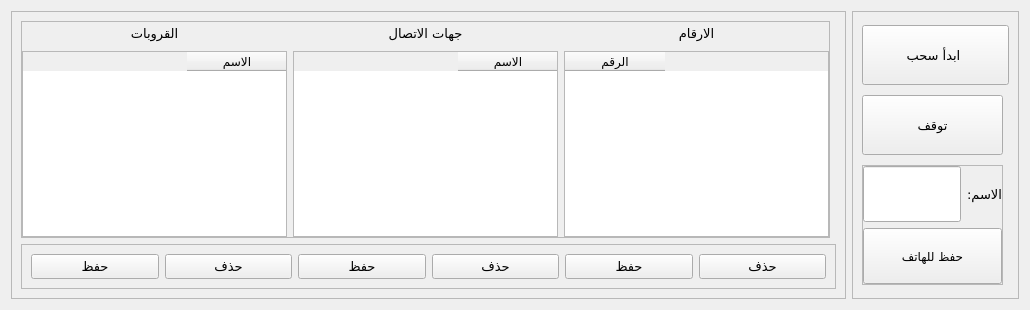
         <widget class="QWidget" name="tab_5">
          <attribute name="title">
           <string>سحب جهات الاتصال</string>
          </attribute>
          <layout class="QGridLayout" name="gridLayout_26" columnstretch="5,1">
           <item row="0" column="0">
            <widget class="QFrame" name="frame_24">
             <property name="sizePolicy">
              <sizepolicy hsizetype="Expanding" vsizetype="Expanding">
               <horstretch>0</horstretch>
               <verstretch>0</verstretch>
              </sizepolicy>
             </property>
             <property name="frameShape">
              <enum>QFrame::StyledPanel</enum>
             </property>
             <property name="frameShadow">
              <enum>QFrame::Raised</enum>
             </property>
             <layout class="QGridLayout" name="gridLayout_27" rowstretch="5,1">
              <item row="1" column="0" colspan="2">
               <widget class="QFrame" name="frame_25">
                <property name="sizePolicy">
                 <sizepolicy hsizetype="Expanding" vsizetype="Expanding">
                  <horstretch>0</horstretch>
                  <verstretch>0</verstretch>
                 </sizepolicy>
                </property>
                <property name="maximumSize">
                 <size>
                  <width>16777215</width>
                  <height>16777215</height>
                 </size>
                </property>
                <property name="frameShape">
                 <enum>QFrame::StyledPanel</enum>
                </property>
                <property name="frameShadow">
                 <enum>QFrame::Raised</enum>
                </property>
                <layout class="QGridLayout" name="gridLayout_29" rowstretch="0">
                 <item row="0" column="0">
                  <widget class="QPushButton" name="pushButton_26">
                   <property name="sizePolicy">
                    <sizepolicy hsizetype="Expanding" vsizetype="Expanding">
                     <horstretch>0</horstretch>
                     <verstretch>0</verstretch>
                    </sizepolicy>
                   </property>
                   <property name="font">
                    <font>
                     <family>Almarai</family>
                     <pointsize>10</pointsize>
                     <weight>50</weight>
                     <bold>false</bold>
                    </font>
                   </property>
                   <property name="cursor">
                    <cursorShape>PointingHandCursor</cursorShape>
                   </property>
                   <property name="text">
                    <string>حفظ</string>
                   </property>
                   <property name="iconSize">
                    <size>
                     <width>200</width>
                     <height>50</height>
                    </size>
                   </property>
                  </widget>
                 </item>
                 <item row="0" column="2">
                  <widget class="QPushButton" name="pushButton_41">
                   <property name="sizePolicy">
                    <sizepolicy hsizetype="Expanding" vsizetype="Expanding">
                     <horstretch>0</horstretch>
                     <verstretch>0</verstretch>
                    </sizepolicy>
                   </property>
                   <property name="font">
                    <font>
                     <family>Almarai</family>
                     <pointsize>10</pointsize>
                     <weight>50</weight>
                     <bold>false</bold>
                    </font>
                   </property>
                   <property name="cursor">
                    <cursorShape>PointingHandCursor</cursorShape>
                   </property>
                   <property name="text">
                    <string>حفظ</string>
                   </property>
                   <property name="iconSize">
                    <size>
                     <width>200</width>
                     <height>50</height>
                    </size>
                   </property>
                  </widget>
                 </item>
                 <item row="0" column="1">
                  <widget class="QPushButton" name="pushButton_27">
                   <property name="sizePolicy">
                    <sizepolicy hsizetype="Expanding" vsizetype="Expanding">
                     <horstretch>0</horstretch>
                     <verstretch>0</verstretch>
                    </sizepolicy>
                   </property>
                   <property name="font">
                    <font>
                     <family>Almarai</family>
                     <pointsize>10</pointsize>
                     <weight>50</weight>
                     <bold>false</bold>
                    </font>
                   </property>
                   <property name="cursor">
                    <cursorShape>PointingHandCursor</cursorShape>
                   </property>
                   <property name="text">
                    <string>حذف</string>
                   </property>
                   <property name="iconSize">
                    <size>
                     <width>200</width>
                     <height>50</height>
                    </size>
                   </property>
                  </widget>
                 </item>
                 <item row="0" column="3">
                  <widget class="QPushButton" name="pushButton_40">
                   <property name="sizePolicy">
                    <sizepolicy hsizetype="Expanding" vsizetype="Expanding">
                     <horstretch>0</horstretch>
                     <verstretch>0</verstretch>
                    </sizepolicy>
                   </property>
                   <property name="font">
                    <font>
                     <family>Almarai</family>
                     <pointsize>10</pointsize>
                     <weight>50</weight>
                     <bold>false</bold>
                    </font>
                   </property>
                   <property name="cursor">
                    <cursorShape>PointingHandCursor</cursorShape>
                   </property>
                   <property name="text">
                    <string>حذف</string>
                   </property>
                   <property name="iconSize">
                    <size>
                     <width>200</width>
                     <height>50</height>
                    </size>
                   </property>
                  </widget>
                 </item>
                 <item row="0" column="5">
                  <widget class="QPushButton" name="pushButton_38">
                   <property name="sizePolicy">
                    <sizepolicy hsizetype="Expanding" vsizetype="Expanding">
                     <horstretch>0</horstretch>
                     <verstretch>0</verstretch>
                    </sizepolicy>
                   </property>
                   <property name="font">
                    <font>
                     <family>Almarai</family>
                     <pointsize>10</pointsize>
                     <weight>50</weight>
                     <bold>false</bold>
                    </font>
                   </property>
                   <property name="cursor">
                    <cursorShape>PointingHandCursor</cursorShape>
                   </property>
                   <property name="text">
                    <string>حذف</string>
                   </property>
                   <property name="iconSize">
                    <size>
                     <width>200</width>
                     <height>50</height>
                    </size>
                   </property>
                  </widget>
                 </item>
                 <item row="0" column="4">
                  <widget class="QPushButton" name="pushButton_39">
                   <property name="sizePolicy">
                    <sizepolicy hsizetype="Expanding" vsizetype="Expanding">
                     <horstretch>0</horstretch>
                     <verstretch>0</verstretch>
                    </sizepolicy>
                   </property>
                   <property name="font">
                    <font>
                     <family>Almarai</family>
                     <pointsize>10</pointsize>
                     <weight>50</weight>
                     <bold>false</bold>
                    </font>
                   </property>
                   <property name="cursor">
                    <cursorShape>PointingHandCursor</cursorShape>
                   </property>
                   <property name="text">
                    <string>حفظ</string>
                   </property>
                   <property name="iconSize">
                    <size>
                     <width>200</width>
                     <height>50</height>
                    </size>
                   </property>
                  </widget>
                 </item>
                </layout>
               </widget>
              </item>
              <item row="0" column="0">
               <widget class="QFrame" name="frame_36">
                <property name="frameShape">
                 <enum>QFrame::StyledPanel</enum>
                </property>
                <property name="frameShadow">
                 <enum>QFrame::Raised</enum>
                </property>
                <layout class="QGridLayout" name="gridLayout_43" rowstretch="1,8">
                 <property name="leftMargin">
                  <number>0</number>
                 </property>
                 <property name="topMargin">
                  <number>0</number>
                 </property>
                 <property name="rightMargin">
                  <number>0</number>
                 </property>
                 <property name="bottomMargin">
                  <number>0</number>
                 </property>
                 <item row="0" column="0">
                  <widget class="QLabel" name="label_11">
                   <property name="sizePolicy">
                    <sizepolicy hsizetype="Expanding" vsizetype="Expanding">
                     <horstretch>0</horstretch>
                     <verstretch>0</verstretch>
                    </sizepolicy>
                   </property>
                   <property name="maximumSize">
                    <size>
                     <width>16777215</width>
                     <height>40</height>
                    </size>
                   </property>
                   <property name="font">
                    <font>
                     <family>Almarai</family>
                     <pointsize>10</pointsize>
                     <weight>50</weight>
                     <bold>false</bold>
                    </font>
                   </property>
                   <property name="layoutDirection">
                    <enum>Qt::LeftToRight</enum>
                   </property>
                   <property name="text">
                    <string>القروبات</string>
                   </property>
                   <property name="alignment">
                    <set>Qt::AlignCenter</set>
                   </property>
                  </widget>
                 </item>
                 <item row="0" column="1">
                  <widget class="QLabel" name="label_12">
                   <property name="sizePolicy">
                    <sizepolicy hsizetype="Expanding" vsizetype="Expanding">
                     <horstretch>0</horstretch>
                     <verstretch>0</verstretch>
                    </sizepolicy>
                   </property>
                   <property name="maximumSize">
                    <size>
                     <width>16777215</width>
                     <height>40</height>
                    </size>
                   </property>
                   <property name="font">
                    <font>
                     <family>Almarai</family>
                     <pointsize>10</pointsize>
                     <weight>50</weight>
                     <bold>false</bold>
                    </font>
                   </property>
                   <property name="layoutDirection">
                    <enum>Qt::LeftToRight</enum>
                   </property>
                   <property name="text">
                    <string>جهات الاتصال</string>
                   </property>
                   <property name="alignment">
                    <set>Qt::AlignCenter</set>
                   </property>
                  </widget>
                 </item>
                 <item row="0" column="2">
                  <widget class="QLabel" name="label_13">
                   <property name="sizePolicy">
                    <sizepolicy hsizetype="Expanding" vsizetype="Expanding">
                     <horstretch>0</horstretch>
                     <verstretch>0</verstretch>
                    </sizepolicy>
                   </property>
                   <property name="maximumSize">
                    <size>
                     <width>16777215</width>
                     <height>40</height>
                    </size>
                   </property>
                   <property name="font">
                    <font>
                     <family>Almarai</family>
                     <pointsize>10</pointsize>
                     <weight>50</weight>
                     <bold>false</bold>
                    </font>
                   </property>
                   <property name="layoutDirection">
                    <enum>Qt::LeftToRight</enum>
                   </property>
                   <property name="text">
                    <string>الارقام</string>
                   </property>
                   <property name="alignment">
                    <set>Qt::AlignCenter</set>
                   </property>
                  </widget>
                 </item>
                 <item row="1" column="0">
                  <widget class="QTableWidget" name="tableWidget_5">
                   <property name="sizePolicy">
                    <sizepolicy hsizetype="Expanding" vsizetype="Expanding">
                     <horstretch>0</horstretch>
                     <verstretch>0</verstretch>
                    </sizepolicy>
                   </property>
                   <property name="layoutDirection">
                    <enum>Qt::RightToLeft</enum>
                   </property>
                   <property name="autoFillBackground">
                    <bool>false</bool>
                   </property>
                   <property name="textElideMode">
                    <enum>Qt::ElideRight</enum>
                   </property>
                   <column>
                    <property name="text">
                     <string>الاسم</string>
                    </property>
                   </column>
                  </widget>
                 </item>
                 <item row="1" column="1">
                  <widget class="QTableWidget" name="tableWidget_11">
                   <property name="sizePolicy">
                    <sizepolicy hsizetype="Expanding" vsizetype="Expanding">
                     <horstretch>0</horstretch>
                     <verstretch>0</verstretch>
                    </sizepolicy>
                   </property>
                   <property name="layoutDirection">
                    <enum>Qt::RightToLeft</enum>
                   </property>
                   <property name="autoFillBackground">
                    <bool>false</bool>
                   </property>
                   <property name="textElideMode">
                    <enum>Qt::ElideRight</enum>
                   </property>
                   <column>
                    <property name="text">
                     <string>الاسم</string>
                    </property>
                   </column>
                  </widget>
                 </item>
                 <item row="1" column="2">
                  <widget class="QTableWidget" name="tableWidget_10">
                   <property name="sizePolicy">
                    <sizepolicy hsizetype="Expanding" vsizetype="Expanding">
                     <horstretch>0</horstretch>
                     <verstretch>0</verstretch>
                    </sizepolicy>
                   </property>
                   <property name="layoutDirection">
                    <enum>Qt::LeftToRight</enum>
                   </property>
                   <property name="autoFillBackground">
                    <bool>false</bool>
                   </property>
                   <property name="textElideMode">
                    <enum>Qt::ElideRight</enum>
                   </property>
                   <column>
                    <property name="text">
                     <string>الرقم</string>
                    </property>
                   </column>
                  </widget>
                 </item>
                </layout>
               </widget>
              </item>
             </layout>
            </widget>
           </item>
           <item row="0" column="1">
            <widget class="QFrame" name="frame_23">
             <property name="sizePolicy">
              <sizepolicy hsizetype="Expanding" vsizetype="Expanding">
               <horstretch>0</horstretch>
               <verstretch>0</verstretch>
              </sizepolicy>
             </property>
             <property name="frameShape">
              <enum>QFrame::StyledPanel</enum>
             </property>
             <property name="frameShadow">
              <enum>QFrame::Raised</enum>
             </property>
             <layout class="QGridLayout" name="gridLayout_28">
              <item row="0" column="0" colspan="2">
               <widget class="QPushButton" name="pushButton_25">
                <property name="sizePolicy">
                 <sizepolicy hsizetype="Expanding" vsizetype="Expanding">
                  <horstretch>0</horstretch>
                  <verstretch>0</verstretch>
                 </sizepolicy>
                </property>
                <property name="maximumSize">
                 <size>
                  <width>16777215</width>
                  <height>60</height>
                 </size>
                </property>
                <property name="font">
                 <font>
                  <family>Almarai</family>
                  <pointsize>10</pointsize>
                  <weight>50</weight>
                  <bold>false</bold>
                 </font>
                </property>
                <property name="cursor">
                 <cursorShape>PointingHandCursor</cursorShape>
                </property>
                <property name="text">
                 <string>ابدأ سحب </string>
                </property>
                <property name="iconSize">
                 <size>
                  <width>200</width>
                  <height>50</height>
                 </size>
                </property>
               </widget>
              </item>
              <item row="2" column="0">
               <widget class="QFrame" name="frame_26">
                <property name="sizePolicy">
                 <sizepolicy hsizetype="Expanding" vsizetype="Expanding">
                  <horstretch>0</horstretch>
                  <verstretch>0</verstretch>
                 </sizepolicy>
                </property>
                <property name="maximumSize">
                 <size>
                  <width>200</width>
                  <height>120</height>
                 </size>
                </property>
                <property name="frameShape">
                 <enum>QFrame::StyledPanel</enum>
                </property>
                <property name="frameShadow">
                 <enum>QFrame::Raised</enum>
                </property>
                <layout class="QGridLayout" name="gridLayout_30">
                 <property name="leftMargin">
                  <number>0</number>
                 </property>
                 <property name="topMargin">
                  <number>0</number>
                 </property>
                 <property name="rightMargin">
                  <number>0</number>
                 </property>
                 <property name="bottomMargin">
                  <number>0</number>
                 </property>
                 <item row="0" column="0">
                  <widget class="QLineEdit" name="lineEdit_3">
                   <property name="sizePolicy">
                    <sizepolicy hsizetype="Expanding" vsizetype="Expanding">
                     <horstretch>0</horstretch>
                     <verstretch>0</verstretch>
                    </sizepolicy>
                   </property>
                   <property name="font">
                    <font>
                     <pointsize>10</pointsize>
                    </font>
                   </property>
                  </widget>
                 </item>
                 <item row="0" column="1">
                  <widget class="QLabel" name="label_17">
                   <property name="sizePolicy">
                    <sizepolicy hsizetype="Expanding" vsizetype="Expanding">
                     <horstretch>0</horstretch>
                     <verstretch>0</verstretch>
                    </sizepolicy>
                   </property>
                   <property name="font">
                    <font>
                     <family>Almarai</family>
                     <pointsize>10</pointsize>
                     <weight>50</weight>
                     <bold>false</bold>
                    </font>
                   </property>
                   <property name="text">
                    <string>الاسم:</string>
                   </property>
                  </widget>
                 </item>
                 <item row="1" column="0" colspan="2">
                  <widget class="QPushButton" name="pushButton_47">
                   <property name="sizePolicy">
                    <sizepolicy hsizetype="Expanding" vsizetype="Expanding">
                     <horstretch>0</horstretch>
                     <verstretch>0</verstretch>
                    </sizepolicy>
                   </property>
                   <property name="font">
                    <font>
                     <family>Almarai</family>
                     <pointsize>9</pointsize>
                     <weight>50</weight>
                     <bold>false</bold>
                    </font>
                   </property>
                   <property name="cursor">
                    <cursorShape>PointingHandCursor</cursorShape>
                   </property>
                   <property name="text">
                    <string>حفظ للهاتف</string>
                   </property>
                   <property name="iconSize">
                    <size>
                     <width>200</width>
                     <height>50</height>
                    </size>
                   </property>
                  </widget>
                 </item>
                </layout>
               </widget>
              </item>
              <item row="1" column="0">
               <widget class="QPushButton" name="pushButton_58">
                <property name="sizePolicy">
                 <sizepolicy hsizetype="Expanding" vsizetype="Expanding">
                  <horstretch>0</horstretch>
                  <verstretch>0</verstretch>
                 </sizepolicy>
                </property>
                <property name="maximumSize">
                 <size>
                  <width>16777215</width>
                  <height>60</height>
                 </size>
                </property>
                <property name="font">
                 <font>
                  <family>Almarai</family>
                  <pointsize>10</pointsize>
                 </font>
                </property>
                <property name="text">
                 <string>توقف</string>
                </property>
               </widget>
              </item>
             </layout>
            </widget>
           </item>
          </layout>
         </widget>
